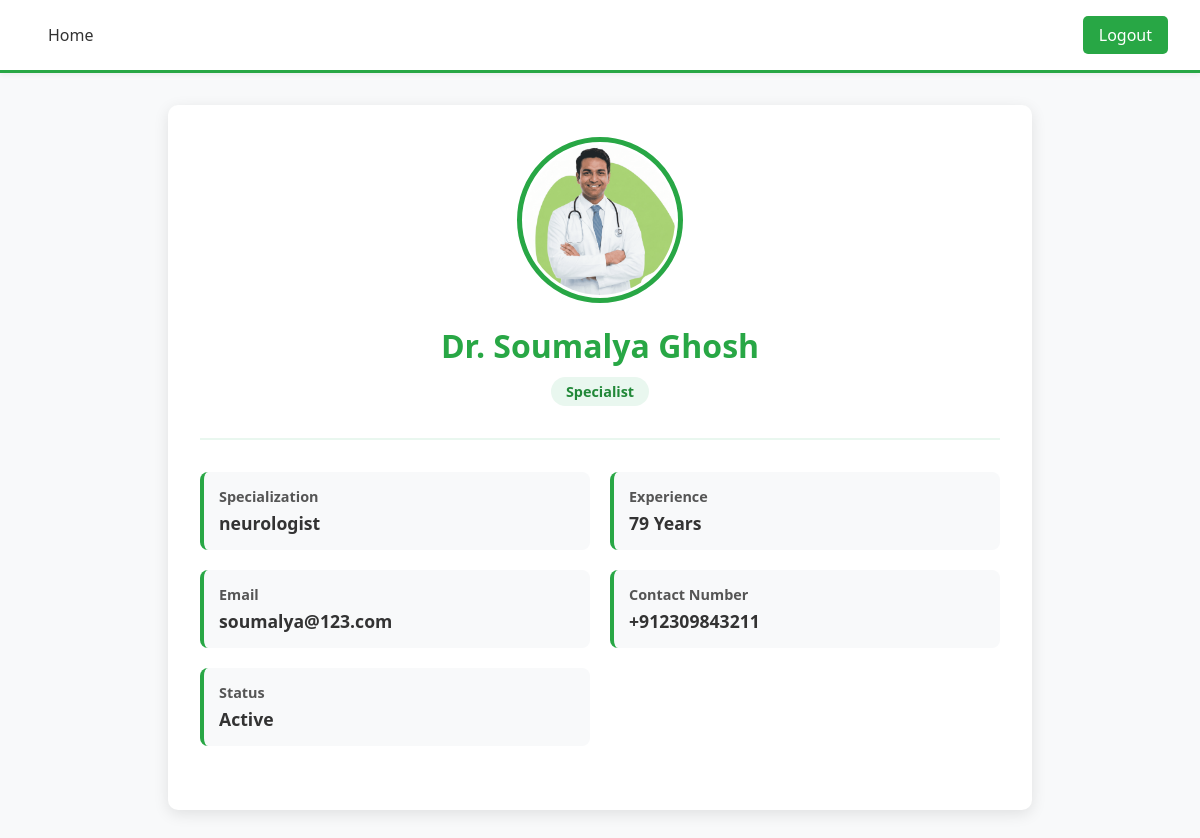
The app's page /doctor/profile/3 (signed in) with its own data.
### app.py (models this page shows, shortened)
class Doctor(db.Model):
    __tablename__ = 'doctors'
    id = db.Column(db.Integer, primary_key=True)
    user_id = db.Column(db.Integer, db.ForeignKey('users.id'), nullable=False)
    name = db.Column(db.String(100), nullable=False)
    specialization_id = db.Column(db.Integer, db.ForeignKey('departments.id'), nullable=False)
    experience = db.Column(db.Integer, nullable=True)
    phone_number = db.Column(db.String(15), nullable=False)
    appointments = db.relationship('Appointment', back_populates='doctor')
    department = db.relationship('Department', back_populates='doctors')
    user = db.relationship('User', back_populates='doctor')

class Department(db.Model):
    __tablename__ = 'departments'
    id = db.Column(db.Integer, primary_key=True)
    name = db.Column(db.String(100), unique=True, nullable=False)
    description = db.Column(db.String(200), nullable=True)
    doctors = db.relationship('Doctor', back_populates ='department')

class User(db.Model):
    __tablename__ = 'users'
    id = db.Column(db.Integer, primary_key=True)
    username = db.Column(db.String(80), unique=True, nullable=False)
    email = db.Column(db.String(120), unique=True, nullable=False)
    password = db.Column(db.String(200), nullable=False)
    role = db.Column(db.String(50), nullable=False)  # e.g., '
    status = db.Column(db.String(20), default='active', nullable=False)   #active/block
    created_at = db.Column(db.DateTime, nullable=False, default=datetime.utcnow )
    doctor = db.relationship('Doctor', back_populates='user', uselist=False)
    patient = db.relationship('Patient', back_populates='user', uselist=False)

### app.py (the view)
@app.route('/doctor/profile/<int:doctor_id>')
def doctor_profile(doctor_id):
    if 'user_id' not in session:
        flash("Access denied.", "error")
        return redirect(url_for('login'))
    try:
        doctor = Doctor.query.get(doctor_id)
        if not doctor:
            flash("Doctor not found.", "error")
            return redirect(url_for('dashboard'))
        return render_template('doctor_profile.html', doctor=doctor)
    except Exception as e:
        flash("Unexpected error.", "error")
        return redirect(url_for('login'))

### templates/doctor_profile.html (shortened to what this page needs)
<!DOCTYPE html>
<html lang="en">
<head>
    <link rel="stylesheet" href="{{ url_for('static', filename='profile.css') }}">
</head>
<body>
    <div class="navbar">
        <a href="{{ url_for('dashboard') }}">Home</a>
        <a href="{{ url_for('logout') }}" class="right">Logout</a>
    </div>
    <div class="profile-container">
        <div class="profile-header">
            <img src="{{ url_for('static', filename='doctor_avatar.png') }}" alt="Doctor Photo" class="profile-img">
            <h1>Dr. {{ doctor.name }}</h1>
            <span class="role-badge">Specialist</span>
        </div>
       <div class="details-grid">
            <div class="detail-box">
                <strong>Specialization</strong>
                <span>{{ doctor.department.name }}</span>
            </div>
            <div class="detail-box">
                <strong>Experience</strong>
                <span>{{ doctor.experience }} Years</span>
            </div>
            <div class="detail-box">
                <strong>Email</strong>
                <span>{{ doctor.user.email }}</span>
            </div>
            <div class="detail-box">
                <strong>Contact Number</strong>
                <span>{{ doctor.phone_number }}</span>
            </div>
            <div class="detail-box">
                <strong>Status</strong>
                <span >
                    {{ doctor.user.status | title }}
                </span>
            </div>
        </div>
    </div>
</body>
</html>

### static/profile.css (style rules this page uses)
:root { --primary-green: #28a745; --dark-green: #218838; --light-green: #e9f7ef; --text-dark: #333; --white: #ffffff; --light-gray: #f8f9fa; --border-color: #ddd; --shadow: 0 4px 15px rgba(0,0,0,0.1); }
body { font-family: 'Segoe UI', Tahoma, Geneva, Verdana, sans-serif; margin: 0; padding: 0; background-color: var(--light-gray); color: var(--text-dark); }
.navbar { background-color: var(--white); border-bottom: 3px solid var(--primary-green); padding: 1rem 2rem; display: flex; justify-content: space-between; align-items: center; box-shadow: 0 2px 5px rgba(0,0,0,0.05); }
.navbar a { color: var(--text-dark); text-decoration: none; padding: 0.5rem 1rem; font-weight: 500; border-radius: 5px; transition: 0.3s; }
.navbar a.right { background-color: var(--primary-green); color: var(--white); }
.profile-container { max-width: 800px; margin: 2rem auto; background-color: var(--white); border-radius: 10px; box-shadow: var(--shadow); overflow: hidden; padding: 2rem; }
.profile-header { text-align: center; border-bottom: 2px solid var(--light-green); padding-bottom: 2rem; margin-bottom: 2rem; }
.profile-img { width: 150px; height: 150px; border-radius: 50%; object-fit: cover; border: 5px solid var(--primary-green); padding: 3px; background-color: var(--white); margin-bottom: 1rem; }
.profile-header h1 { color: var(--primary-green); margin: 0; font-size: 2rem; }
.role-badge { background-color: var(--light-green); color: var(--dark-green); padding: 5px 15px; border-radius: 20px; font-size: 0.9rem; font-weight: bold; display: inline-block; margin-top: 10px; }
.details-grid { display: grid; grid-template-columns: repeat(auto-fit, minmax(300px, 1fr)); gap: 20px; margin-bottom: 2rem; }
.detail-box { background-color: var(--light-gray); padding: 15px; border-radius: 8px; border-left: 4px solid var(--primary-green); }
.detail-box strong { display: block; color: #555; font-size: 0.9rem; margin-bottom: 5px; }
.detail-box span { font-size: 1.1rem; font-weight: 600; color: var(--text-dark); }

### records on screen
Doctor: name "Soumalya Ghosh", experience "79", phone_number "+912309843211"
Department: department.name "neurologist"
User: user.email "soumalya@123.com", user.status "Active"
